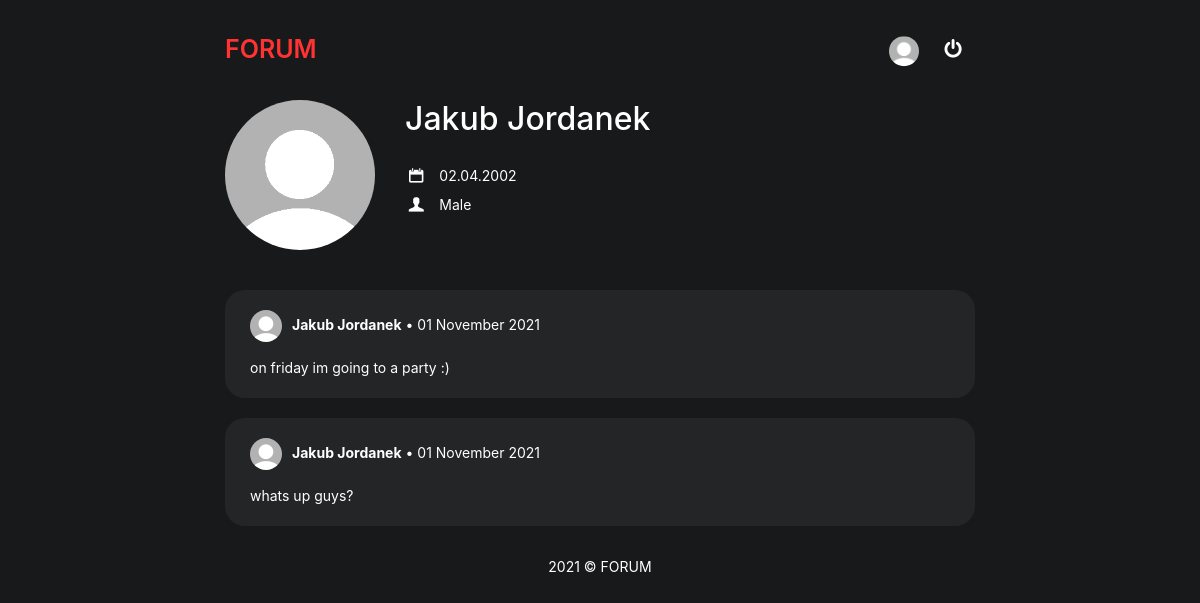
Page /profile.php?id=1 (signed in) on the committed database.
### tables this page shows
CREATE TABLE `users` (
  `id` int(11) NOT NULL,
  `email` varchar(50) NOT NULL,
  `password` text NOT NULL,
  `first_name` varchar(25) NOT NULL,
  `last_name` varchar(50) NOT NULL,
  `birthday` date NOT NULL,
  `gender` enum('Male','Female','Other') NOT NULL,
  `image` varchar(100) NOT NULL DEFAULT 'default.png'
);

CREATE TABLE `posts` (
  `id` int(11) NOT NULL,
  `user_id` int(11) NOT NULL,
  `date` datetime NOT NULL,
  `content` text NOT NULL
);

### profile.php (the view, shortened to what this page needs)
<?php
    require_once('connect.php');
?>
<!DOCTYPE html>
<html lang="en">
    <head>
        <link rel="stylesheet" href="bootstrap/css/bootstrap.min.css">
        <link rel="stylesheet" href="css/fontello.css">
        <link rel="stylesheet" href="css/profile.css">
        <link rel="stylesheet" href="css/main.css">
        <link rel="stylesheet" href="css/default.css">
    </head>
    <body>
        <div id="nav">
            <div id="logo">
                <a href="home.php" class="link-header">
                    FORUM
                </a>
            </div>
            <div id="menu">
                <?php
                    echo '<a href="profile.php?id='.$_SESSION['id'].'" class="link-nav"><img src="img/'.$_SESSION['image'].'"></img></a>';
                ?>
                <a href="logout.php" class="link-nav">
                    <i class="icon-off"></i>
                </a>
            </div>
        </div>
        <div id="content">
            <?php
                try
                {
                    $connect = new mysqli($host, $db_user, $db_password, $db_name);
                    if ($connect->connect_errno != 0)
                    {
                        throw new Exception(mysqli_connect_errno());
                    }
                    else
                    {
                        $query = $connect->query("SELECT * FROM users where id='".(int)$_GET['id']."'");
                        $record = $query->fetch_array();
                        echo '
                            <div id="profile-image">
                                <img src="img/'.$record['image'].'" width="100%">
                            </div>
                            <div id="profile-content">
                                <h2>'.$record['first_name'].' '.$record['last_name'].'</h2>
                                <p><i class="icon-calendar"></i> '.date("d.m.Y", strtotime($record['birthday'])).'</p>
                                <p><i class="icon-user"></i> '.$record['gender'].'</p>';
                        echo '
                            </div>
                            <div style="clear: both;">
                        ';
                        $query2 = $connect->query("SELECT * FROM posts JOIN users ON users.id=posts.user_id WHERE posts.user_id=".$record['id']." ORDER BY posts.id DESC");
                        while ($record2 = mysqli_fetch_array($query2))
                        {
                            echo '
                                <div class="post">
                                    <a href="profile.php?id='.$record2['id'].'" class="link-white">
                                        <img src="img/'.$record2['image'].'" width="32"><b>'.$record2['first_name'].' '.$record2['last_name'].'</b>
                                    </a>
                                    &bull; '.date("d F Y", strtotime($record2['date'])).'
                                    <span>'.$record2['content'].'</span>
                                </div>
                            ';
                        }
                    }
                }
                catch (Exception $e)
                {
                    echo $e;
                }
            ?>
        </div>
        <div id="footer">
            2021 &copy; FORUM
        </div>
    </body>
</html>

### css/profile.css (style rules this page uses)
#profile-image { width: 20%; margin-bottom: 40px; float: left; }
#profile-image img { border-radius: 50%; }
#profile-content { width: 80%; margin-bottom: 40px; padding: 0 30px; float: left; }
#profile-content h2 { margin-bottom: 25px; }
#profile-content p { margin: 0 0 5px 0; }
#profile-content i { margin-right: 8px; font-size: 16px; }

### css/main.css (style rules this page uses)
#nav { width: 750px; height: 50px; margin: 25px auto; }
#logo { width: 50%; font-size: 25px; font-weight: 600; position: relative; top: 50%; transform: translateY(-50%); float: left; }
#menu { width: 50%; text-align: right; position: relative; top: 50%; transform: translateY(-50%); float: left; }
#menu a { margin: 0 8px; font-size: 20px; }
#menu a img { width: 30px; border-radius: 50%; }
#content { width: 750px; margin: 0 auto; }
.post { width: 100%; margin: 0 auto 20px auto; padding: 20px 25px; background-color: #242526; border-radius: 20px; }
.post img { margin-right: 10px; border-radius: 50%; }
.post span { margin-top: 15px; display: block; }

### css/default.css (style rules this page uses)
body { margin: 0 !important; background-color: #18191a; color: #ffffff; font-size: 14px; }
#footer { width: 100%; margin: 30px 0; text-align: center; }
a.link-header { color: #FF3333; text-decoration: none; }
a.link-nav { color: #ffffff; text-decoration: none; }
a.link-white { color: #ffffff; }

### rows in the picture
users: image (placeholder picture), first_name "Jakub", last_name "Jordanek", birthday "02.04.2002", gender "Male"
posts: user.image (placeholder picture), user.first_name "Jakub", user.last_name "Jordanek", date "01 November 2021", content "on friday im going to a party :)"
posts: user.image (placeholder picture), user.first_name "Jakub", user.last_name "Jordanek", date "01 November 2021", content "whats up guys?"
